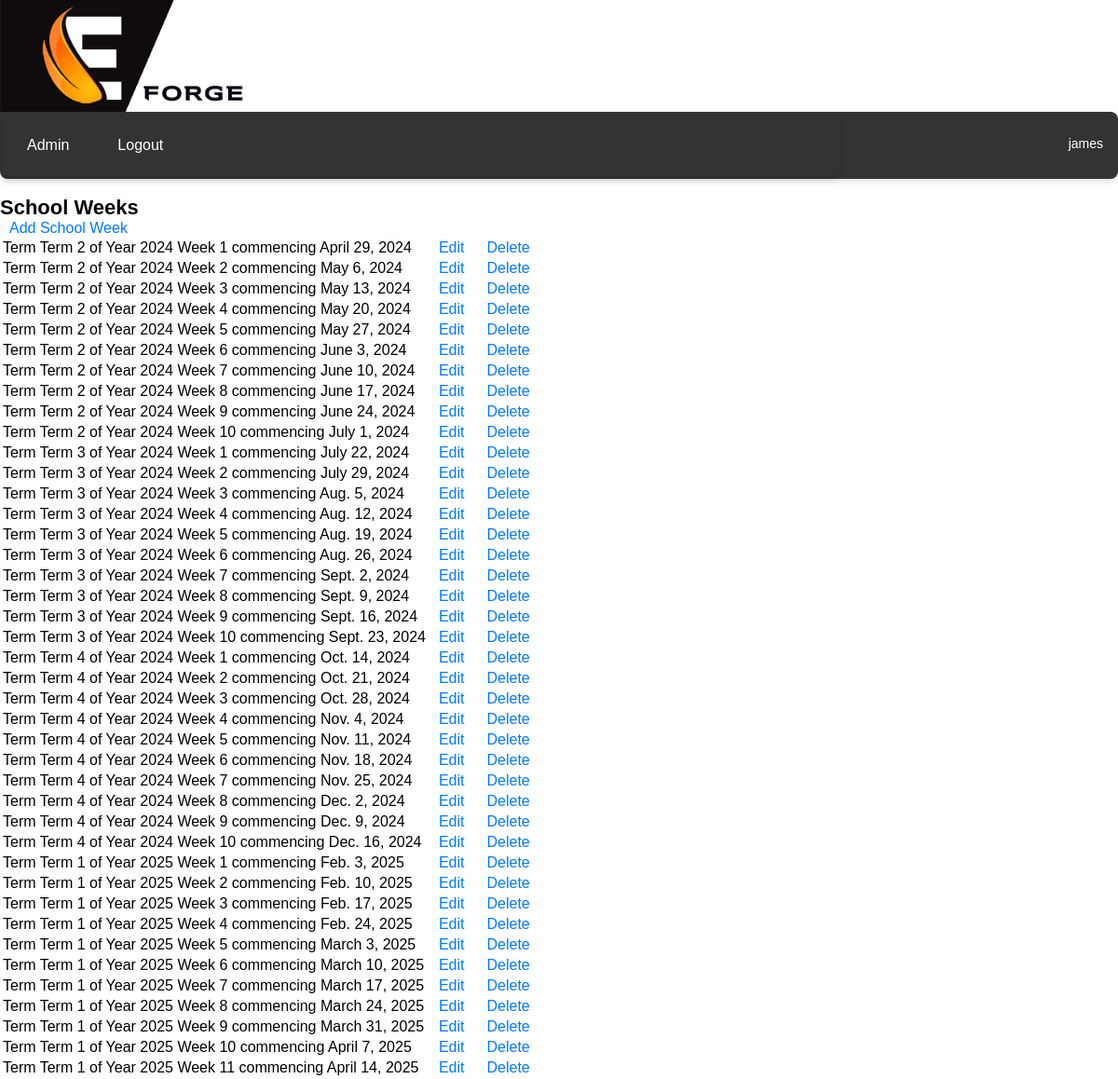
The page /textbook/week/ (signed in) on the database its author committed.
### textbook/models.py (models this page shows, shortened)
class Week(models.Model):
    week_number = models.IntegerField()
    week_start_date = models.DateField(default=timezone.now)
    term = models.ForeignKey(Term, on_delete=models.CASCADE, related_name='weeks')

class Term(models.Model):
    term_year = models.IntegerField(blank=False)
    term_number = models.IntegerField(blank=False)
    term_start_date = models.DateField(default=timezone.now)
    sequences = models.ManyToManyField(Sequence, related_name='terms')
    def __str__(self):
        return f"Term {self.term_number} of Year {self.term_year}"

### textbook/views.py (the view)
# urls.py: path('week/', WeekList.as_view(), name='week_list'),
class WeekList(LoginRequiredMixin, ListView):
    model = Week
    context_object_name = 'weeks'
    template_name = 'textbook/week_list.html'

### users/context_processors.py (called while the page is built)
def schools_list_processor(request):
    if not request.user.is_authenticated:
        return {}
    user_profile = request.user.userprofile
    if user_profile.user_type == 'teacher':
        schools_list = user_profile.schools.all()
    elif user_profile.user_type == 'student':
        schools_list = user_profile.schools.all()
    else:
        schools_list = []
    return {'schools_list': schools_list}

### textbook/templates/textbook/week_list.html (shortened to what this page needs)
{% extends "users/layout.html" %}
{% load static %}
{% block body %}
<h2>School Weeks</h2>
<a href="{% url 'textbook:week_add' %}">Add School Week</a>
<table class="list-view">
    {% for week in weeks %}
    <tr>
        <td>
            Term {{ week.term }} Week {{ week.week_number }} commencing {{ week.week_start_date }}
        </td>
        <td>
            <a href="{% url 'textbook:week_edit' week.id %}">Edit</a>
        </td>
        <td>
            <a href="{% url 'textbook:week_delete' week.id %}">Delete</a>
        </td>
    </tr>
    {% endfor %}
</table>
{% endblock %}

### users/templates/users/layout.html (shortened to what this page needs)
{% load static %}
<!DOCTYPE html>
<html lang="en">
<head>
    <link href="{% static 'users/styles.css' %}" rel="stylesheet">
</head>
<body>
    <div class="logo">
        <img src="{% static 'users/logo.jpg' %}" alt="Logo">
    </div>
    <div class="menu">
        <table style="width: 100%;"><tr>
            <td>
                {% if user.is_authenticated %}
                    <ul class="menu">
                        {% url 'users:school_user' as school_user_url %}
                        {% url 'users:create_teacher' as create_teacher_url %}
                        {% url 'users:teacher_classes' as teacher_classes_url %}
                        {% url 'users:teacher_subjects' as teacher_subjects_url %}
                        {% url 'textbook:lesson_schedule' as lesson_schedule_url %}
                        {% url 'textbook:study_materials' as study_materials_url %}
                        {% url 'users:logout' as logout_url %}
                        {% if user.is_superuser %}
                            <li><a href="{{ school_user_url }}" class="{% if request.path == school_user_url %}active{% endif %}">Admin</a></li>
                        {% elif user.userprofile.user_type == 'school' %}
                            <li><a href="{{ school_user_url }}" class="{% if request.path == school_user_url %}active{% endif %}">Admin</a></li>
                        {% elif user.userprofile.user_type == 'teacher' %}
                            <li><a href="{{ teacher_classes_url }}" class="{% if request.path == teacher_classes_url %}active{% endif %}">Classes</a></li>
                            <li><a href="{{ teacher_subjects_url }}" class="{% if request.path == teacher_subjects_url %}active{% endif %}">Subjects</a></li>
                            {% endif %}
                        <li><a href="{{ logout_url }}" class="{% if request.path == logout_url %}active{% endif %}">Logout</a></li>
                    </ul>
                {% endif %}
            </td>
            <td>
                {% if user.is_authenticated %}
                    <div class="user-info">
                        <table class="right-aligned-table">
                            <tr>
                                <td>
                                    <span>{{ user.username }}</span>
                                </td>
                            </tr>
                            <tr>
                                <td>
                                </td>
                            </tr>
                        </table>
                    </div>
                {% endif %}
            </td>
        </tr></table>
    </div>
{% block body %}
{% endblock %}
</body>
</html>

### users/static/users/styles.css (style rules this page uses)
html, body { width: 100%; font-family: Arial, sans-serif; padding: 0; margin: 0; }
h2, h3, h4, p, .question, .answer, .message, .list-view { margin-bottom: 0px; }
h2 { font-size: 22px; }
.logo img { height: 120px; width: auto; display: block; }
.user-info { display: flex; align-items: right; padding: 10px; font-size: 14px; color: #ffffff; }
.right-aligned-table { width: 100%; text-align: right; }
.menu { list-style-type: none; width: 100%; margin: 0; padding: 0; display: flex; align-items: center; background-color: #333; border-radius: 0 8px 8px 8px; box-shadow: 0 4px 6px rgba(0,0,0,0.1); }
.menu li a { display: block; color: white; text-align: center; padding: 14px 16px; text-decoration: none; border-radius: 8px 8px 0 0; font-family: Arial, sans-serif; }
a { font-family: Arial, sans-serif; color: #007BFF; text-decoration: none; transition: color 0.2s; margin: 10px; }

### rows shown on the page
Week: term "Term 2 of Year 2024", week_number "1", week_start_date "April 29, 2024"
Week: term "Term 2 of Year 2024", week_number "2", week_start_date "May 6, 2024"
Week: term "Term 2 of Year 2024", week_number "3", week_start_date "May 13, 2024"
Week: term "Term 2 of Year 2024", week_number "4", week_start_date "May 20, 2024"
Week: term "Term 2 of Year 2024", week_number "5", week_start_date "May 27, 2024"
Week: term "Term 2 of Year 2024", week_number "6", week_start_date "June 3, 2024"
Week: term "Term 2 of Year 2024", week_number "7", week_start_date "June 10, 2024"
Week: term "Term 2 of Year 2024", week_number "8", week_start_date "June 17, 2024"
Week: term "Term 2 of Year 2024", week_number "9", week_start_date "June 24, 2024"
Week: term "Term 2 of Year 2024", week_number "10", week_start_date "July 1, 2024"
Week: term "Term 3 of Year 2024", week_number "1", week_start_date "July 22, 2024"
Week: term "Term 3 of Year 2024", week_number "2", week_start_date "July 29, 2024"
Week: term "Term 3 of Year 2024", week_number "3", week_start_date "Aug. 5, 2024"
Week: term "Term 3 of Year 2024", week_number "4", week_start_date "Aug. 12, 2024"
Week: term "Term 3 of Year 2024", week_number "5", week_start_date "Aug. 19, 2024"
Week: term "Term 3 of Year 2024", week_number "6", week_start_date "Aug. 26, 2024"
Week: term "Term 3 of Year 2024", week_number "7", week_start_date "Sept. 2, 2024"
Week: term "Term 3 of Year 2024", week_number "8", week_start_date "Sept. 9, 2024"
Week: term "Term 3 of Year 2024", week_number "9", week_start_date "Sept. 16, 2024"
Week: term "Term 3 of Year 2024", week_number "10", week_start_date "Sept. 23, 2024"
Week: term "Term 4 of Year 2024", week_number "1", week_start_date "Oct. 14, 2024"
Week: term "Term 4 of Year 2024", week_number "2", week_start_date "Oct. 21, 2024"
Week: term "Term 4 of Year 2024", week_number "3", week_start_date "Oct. 28, 2024"
Week: term "Term 4 of Year 2024", week_number "4", week_start_date "Nov. 4, 2024"
Week: term "Term 4 of Year 2024", week_number "5", week_start_date "Nov. 11, 2024"
Week: term "Term 4 of Year 2024", week_number "6", week_start_date "Nov. 18, 2024"
Week: term "Term 4 of Year 2024", week_number "7", week_start_date "Nov. 25, 2024"
Week: term "Term 4 of Year 2024", week_number "8", week_start_date "Dec. 2, 2024"
Week: term "Term 4 of Year 2024", week_number "9", week_start_date "Dec. 9, 2024"
Week: term "Term 4 of Year 2024", week_number "10", week_start_date "Dec. 16, 2024"
Week: term "Term 1 of Year 2025", week_number "1", week_start_date "Feb. 3, 2025"
Week: term "Term 1 of Year 2025", week_number "2", week_start_date "Feb. 10, 2025"
Week: term "Term 1 of Year 2025", week_number "3", week_start_date "Feb. 17, 2025"
Week: term "Term 1 of Year 2025", week_number "4", week_start_date "Feb. 24, 2025"
Week: term "Term 1 of Year 2025", week_number "5", week_start_date "March 3, 2025"
Week: term "Term 1 of Year 2025", week_number "6", week_start_date "March 10, 2025"
Week: term "Term 1 of Year 2025", week_number "7", week_start_date "March 17, 2025"
Week: term "Term 1 of Year 2025", week_number "8", week_start_date "March 24, 2025"
Week: term "Term 1 of Year 2025", week_number "9", week_start_date "March 31, 2025"
Week: term "Term 1 of Year 2025", week_number "10", week_start_date "April 7, 2025"
Week: term "Term 1 of Year 2025", week_number "11", week_start_date "April 14, 2025"

### other values the page prints
{{ user.username }} "james"
